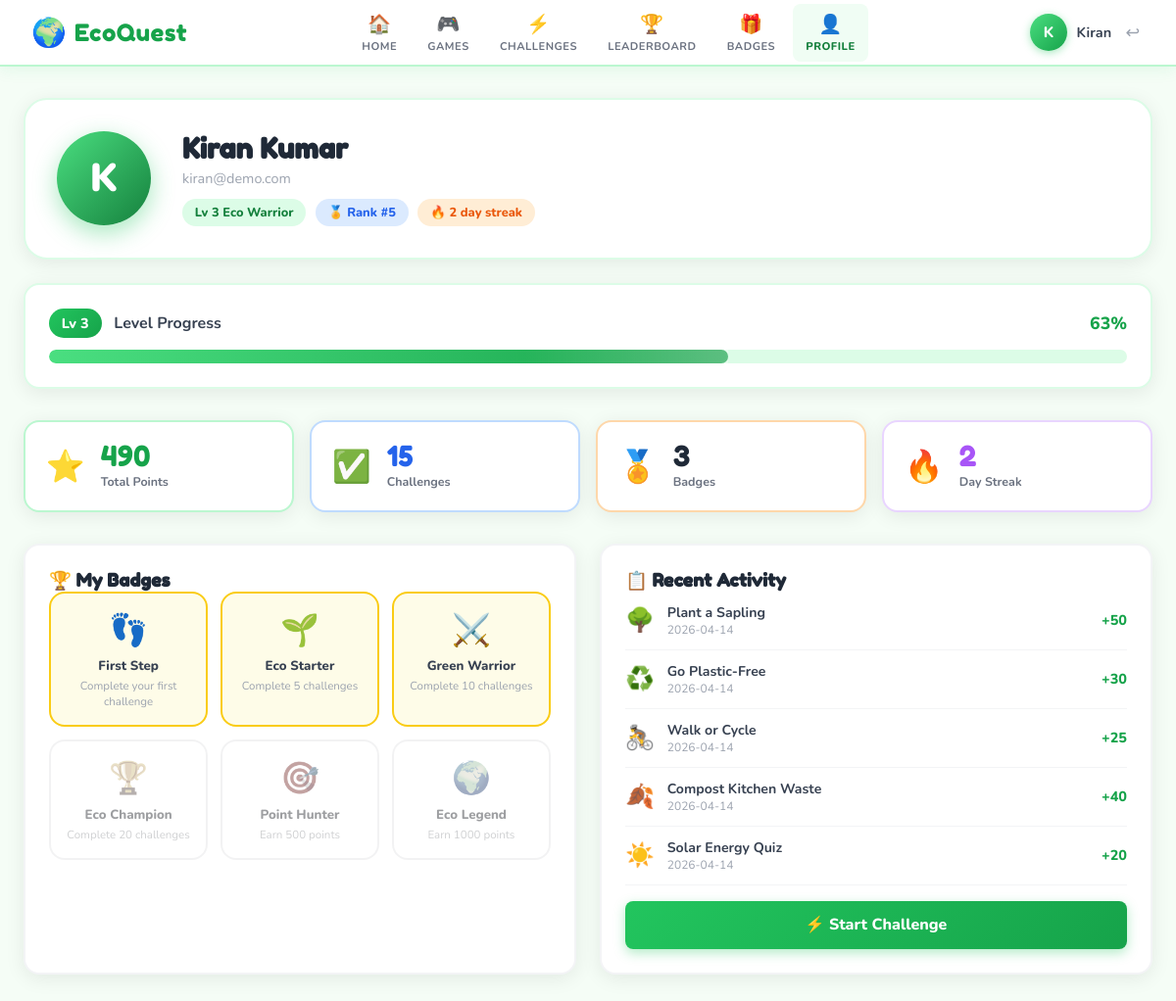
The app's page /profile (signed in) with its own data.
### tables this page shows
CREATE TABLE users(
        id INTEGER PRIMARY KEY AUTOINCREMENT,
        name TEXT NOT NULL,
        email TEXT UNIQUE NOT NULL,
        password TEXT NOT NULL,
        points INTEGER DEFAULT 0,
        streak INTEGER DEFAULT 0,
        last_activity TEXT,
        avatar TEXT DEFAULT 'leaf',
        created_at TEXT DEFAULT CURRENT_TIMESTAMP
    , gold_coins INTEGER DEFAULT 0);

CREATE TABLE completions(
        id INTEGER PRIMARY KEY AUTOINCREMENT,
        user_id INTEGER,
        challenge_id INTEGER,
        completed_at TEXT DEFAULT CURRENT_TIMESTAMP,
        FOREIGN KEY(user_id) REFERENCES users(id),
        FOREIGN KEY(challenge_id) REFERENCES challenges(id)
    );

CREATE TABLE challenges(
        id INTEGER PRIMARY KEY AUTOINCREMENT,
        title TEXT NOT NULL,
        description TEXT NOT NULL,
        points INTEGER NOT NULL,
        category TEXT NOT NULL,
        difficulty TEXT DEFAULT 'easy',
        icon TEXT DEFAULT '🌱',
        daily INTEGER DEFAULT 0
    );

### app.py (the view)
@app.route('/profile')
@login_required
def profile():
    uid = session['user_id']
    db  = get_db()
    u   = db.execute('SELECT * FROM users WHERE id=?',(uid,)).fetchone()
    badges_earned = [r['badge_key'] for r in db.execute('SELECT badge_key FROM badges WHERE user_id=?',(uid,)).fetchall()]
    recent = db.execute('''SELECT c.title,c.points,c.icon,co.completed_at FROM completions co
        JOIN challenges c ON c.id=co.challenge_id WHERE co.user_id=? ORDER BY co.completed_at DESC LIMIT 5''',(uid,)).fetchall()
    total_c = db.execute('SELECT COUNT(*) FROM completions WHERE user_id=?',(uid,)).fetchone()[0]
    rank = db.execute('SELECT COUNT(*)+1 AS r FROM users WHERE points>?',(u['points'],)).fetchone()['r']
    db.close()
    lvl = level_for_points(u['points'])
    xp  = xp_progress(u['points'])
    all_badges = [
        {'key':'first_step','name':'First Step','desc':'Complete your first challenge','icon':'👣'},
        {'key':'eco_starter','name':'Eco Starter','desc':'Complete 5 challenges','icon':'🌱'},
        {'key':'green_warrior','name':'Green Warrior','desc':'Complete 10 challenges','icon':'⚔️'},
        {'key':'eco_champion','name':'Eco Champion','desc':'Complete 20 challenges','icon':'🏆'},
        {'key':'point_hunter','name':'Point Hunter','desc':'Earn 500 points','icon':'🎯'},
        {'key':'eco_legend','name':'Eco Legend','desc':'Earn 1000 points','icon':'🌍'},
    ]
    return render_template('profile.html', user=u, badges_earned=badges_earned, all_badges=all_badges,
                           recent=recent, total_completed=total_c, rank=rank, level=lvl, xp=xp)

### app.py (called while the page is built)
def get_db():
    conn = sqlite3.connect(DB)
    conn.row_factory = sqlite3.Row
    return conn

def login_required(f):
    @wraps(f)
    def decorated(*args, **kwargs):
        if 'user_id' not in session:
            return redirect(url_for('login'))
        return f(*args, **kwargs)
    return decorated

def level_for_points(pts):
    thresholds = [0,100,300,600,1000,1500,2200,3000,4000,5000]
    for i,t in enumerate(thresholds):
        if pts < t: return max(1,i)
    return len(thresholds)

def xp_progress(pts):
    thresholds = [0,100,300,600,1000,1500,2200,3000,4000,5000]
    lvl = level_for_points(pts)
    lo = thresholds[min(lvl-1, len(thresholds)-1)]
    hi = thresholds[min(lvl, len(thresholds)-1)]
    if hi == lo: return 100
    return int((pts - lo) / (hi - lo) * 100)

### templates/profile.html (shortened to what this page needs)
{% extends "base.html" %}
{% block content %}
<div class="profile-hero">
  <div class="profile-avatar-big">{{ user.name[0].upper() }}</div>
  <div class="profile-info">
    <h1 class="profile-name">{{ user.name }}</h1>
    <p class="profile-email">{{ user.email }}</p>
    <div class="profile-meta">
      <span class="meta-pill green">Lv {{ level }} Eco Warrior</span>
      <span class="meta-pill blue">🏅 Rank #{{ rank }}</span>
      <span class="meta-pill orange">🔥 {{ user.streak }} day streak</span>
    </div>
  </div>
</div>
<div class="xp-card" style="margin-bottom:2rem">
  <div class="xp-header">
    <div class="xp-level-badge">Lv {{ level }}</div>
    <span class="xp-title">Level Progress</span>
    <span class="xp-pct">{{ xp }}%</span>
  </div>
  <div class="xp-bar-track">
    <div class="xp-bar-fill" style="width:{{ xp }}%"></div>
  </div>
</div>
<div class="stats-grid" style="margin-bottom:2rem">
  <div class="stat-card stat-green">
    <div class="stat-icon">⭐</div>
    <div class="stat-body">
      <div class="stat-value">{{ user.points }}</div>
      <div class="stat-label">Total Points</div>
    </div>
  </div>
  <div class="stat-card stat-blue">
    <div class="stat-icon">✅</div>
    <div class="stat-body">
      <div class="stat-value">{{ total_completed }}</div>
      <div class="stat-label">Challenges</div>
    </div>
  </div>
  <div class="stat-card stat-orange">
    <div class="stat-icon">🏅</div>
    <div class="stat-body">
      <div class="stat-value">{{ badges_earned|length }}</div>
      <div class="stat-label">Badges</div>
    </div>
  </div>
  <div class="stat-card stat-purple">
    <div class="stat-icon">🔥</div>
    <div class="stat-body">
      <div class="stat-value">{{ user.streak }}</div>
      <div class="stat-label">Day Streak</div>
    </div>
  </div>
</div>
<div class="two-col">
  <div class="section-card">
    <h2 class="section-title">🏆 My Badges</h2>
    <div class="badges-grid">
      {% for b in all_badges %}
      <div class="badge-item {% if b.key in badges_earned %}badge-earned{% else %}badge-locked{% endif %}">
        <div class="badge-icon">{{ b.icon }}</div>
        <div class="badge-name">{{ b.name }}</div>
        <div class="badge-desc">{{ b.desc }}</div>
      </div>
      {% endfor %}
    </div>
  </div>
  <div class="section-card">
    <h2 class="section-title">📋 Recent Activity</h2>
    {% if recent %}
      {% for r in recent %}
      <div class="activity-row">
        <div class="act-icon">{{ r.icon }}</div>
        <div class="act-info">
          <div class="act-name">{{ r.title }}</div>
          <div class="act-time">{{ r.completed_at[:10] }}</div>
        </div>
        <div class="act-pts">+{{ r.points }}</div>
      </div>
      {% endfor %}
    {% else %}
      <div class="empty-state">
        <div class="empty-icon">🌱</div>
        <p>No activity yet — start a challenge!</p>
      </div>
    {% endif %}
    <a href="{{ url_for('challenges') }}" class="btn-primary" style="margin-top:1rem;display:block;text-align:center">⚡ Start Challenge</a>
  </div>
</div>
{% endblock %}

### records on screen
users: name "K", name "Kiran Kumar", email "kiran@demo.com", streak "2", points "490"
completions: icon "🌳", title "Plant a Sapling", completed_at "2026-04-14", points "50"
completions: icon "♻️", title "Go Plastic-Free", completed_at "2026-04-14", points "30"
completions: icon "🚴", title "Walk or Cycle", completed_at "2026-04-14", points "25"
completions: icon "🍂", title "Compost Kitchen Waste", completed_at "2026-04-14", points "40"
completions: icon "☀️", title "Solar Energy Quiz", completed_at "2026-04-14", points "20"

### other values on screen
{{ session.user_name[0].upper() }} "K"
{{ session.user_name.split()[0] }} "Kiran"
{{ level }} "3"
{{ rank }} "5"
{{ xp }} "63"
{{ total_completed }} "15"
{{ badges_earned|length }} "3"
{{ b.icon }} "👣" "🌱" "⚔️" "🏆" "🎯" "🌍"
{{ b.name }} "First Step" "Eco Starter" "Green Warrior" "Eco Champion" "Point Hunter" "Eco Legend"
{{ b.desc }} "Complete your first challenge" "Complete 5 challenges" "Complete 10 challenges" "Complete 20 challenges" "Earn 500 points" "Earn 1000 points"
